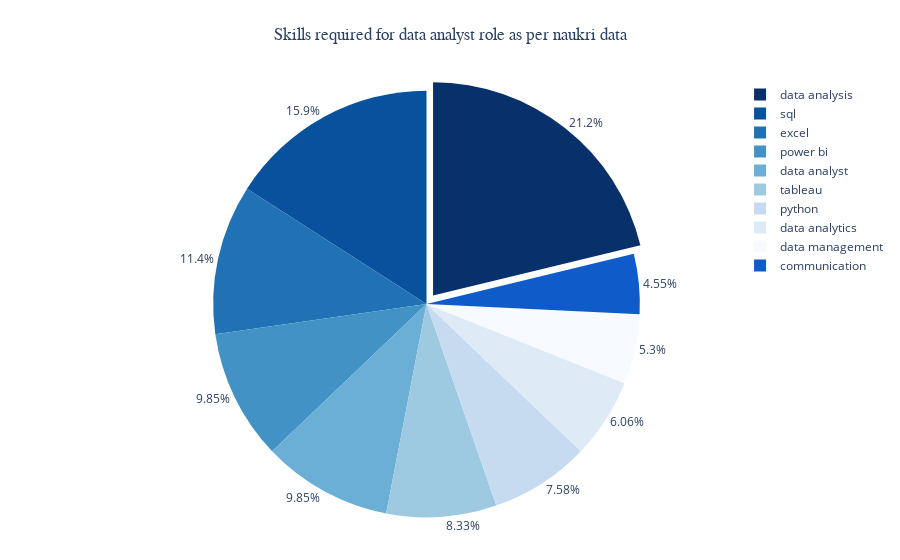

The cell this chart's notebook holds for it:
### Code cell
# import matplotlib.cm as cm
# plt.figure(figsize= (8,6))
# blues = plt.cm.Blues(np.linspace(0.4,0.8, len(index)))
# plt.pie(x = values, labels = index, autopct = "%1.1f%%", startangle = 160, colors = blues)

# plt.title('Skills required for data analyst role as per naukri data', fontname = 'monospace', pad = 30)
# plt.axis('equal')
# plt.tight_layout()
# plt.show()


import plotly.express as px
import pandas as pd

# Create a DataFrame from your data
skills_df = pd.DataFrame({
    'Skill': index,
    'Count': values
})

# Create an interactive pie chart with Plotly
fig = px.pie(
    skills_df, 
    values='Count', 
    names='Skill',
    title='Skills required for data analyst role as per naukri data',
    color_discrete_sequence=px.colors.sequential.Blues_r,  # Using blues color scheme
    hover_data=['Count']  # Show count on hover
)

# Update layout for better appearance
fig.update_layout(
    title_font_family="monospace",
    title_x=0.5,  # Center the title
    margin=dict(t=80, b=20, l=20, r=20)
)

# Make the chart interactive with labels outside and percentages inside
fig.update_traces(
    textposition='outside',  # Put labels outside
    textinfo='percent',      # Show only percentages inside
    hoverinfo='label+percent+value',
    pull=[0.05 if i == 0 else 0 for i in range(len(index))]  # Pull out the first slice slightly
)

# Add the labels to the legend instead of on the pie
fig.update_layout(showlegend=True)

fig.show()

### Figure 1 — Plotly figure (JSON) as saved in the notebook; plotly's stock layout.template omitted (floating-point values rounded to 4 significant figures)
{"data": [{"customdata": [[28], [21], [15], [13], [13], [11], [10], [8], [7], [6]], "domain": {"x": [0, 1], "y": [0, 1]}, "hoverinfo": "label+percent+value", "hovertemplate": "Skill=%{label}<br>Count=%{customdata[0]}<extra></extra>", "labels": ["data analysis", "sql", "excel", "power bi", "data analyst", "tableau", "python", "data analytics", "data management", "communication"], "legendgroup": "", "name": "", "pull": [0.05, 0, 0, 0, 0, 0, 0, 0, 0, 0], "showlegend": true, "textinfo": "percent", "textposition": "outside", "type": "pie", "values": [28, 21, 15, 13, 13, 11, 10, 8, 7, 6]}], "layout": {"autosize": true, "legend": {"tracegroupgap": 0}, "margin": {"b": 20, "l": 20, "r": 20, "t": 80}, "piecolorway": ["rgb(8,48,107)", "rgb(8,81,156)", "rgb(33,113,181)", "rgb(66,146,198)", "rgb(107,174,214)", "rgb(158,202,225)", "rgb(198,219,239)", "rgb(222,235,247)", "rgb(247,251,255)"], "showlegend": true, "title": {"font": {"family": "monospace"}, "text": "Skills required for data analyst role as per naukri data", "x": 0.5}}}
